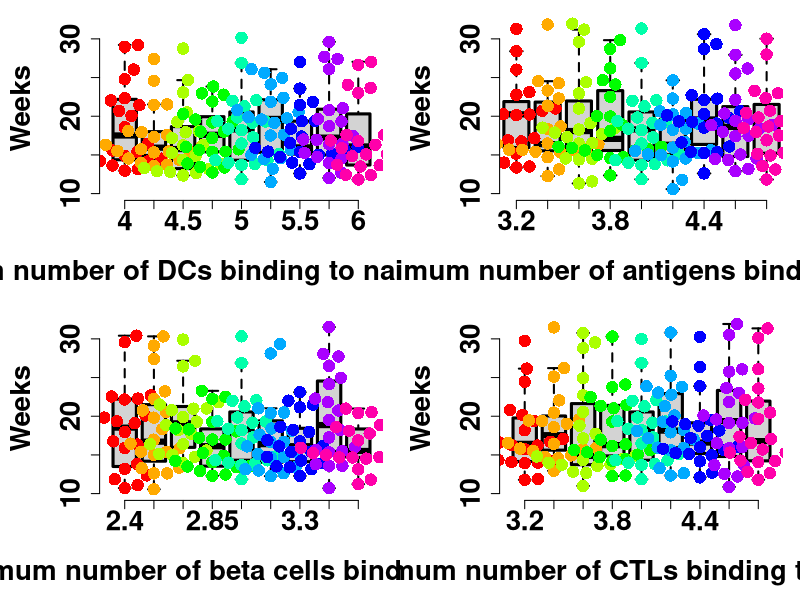

R code for this plot:
setwd("D:/Projects/T1D/Figures")
library(beeswarm)
Mydata41=read.csv("Figure Sbox41.csv")
Mydata42=read.csv("Figure Sbox42.csv")
Mydata43=read.csv("Figure Sbox43.csv")
Mydata44=read.csv("Figure Sbox44.csv")

tiff("Figure Sbox4.tiff", width = 17, height = 10, units = 'in', res = 400, compression = 'lzw')

par(mar=c(6,6,1,1),mfrow=c(2,2),font.axis=2)

#--------------Figure sbox41------------------------------------

#tiff("Figure 7a.tiff", width = 10, height = 7, units = 'in', res = 400, compression = 'lzw')

boxplot(y ~ x, data = Mydata41, 
        outline = FALSE,size=2,cex.axis=2,lwd = 2, boxlwd = 3,font=2, frame.plot=FALSE, ylim=c(10,32),ann=FALSE)
beeswarm(y ~ x, data = Mydata41, 
         col = rainbow(9), pch = 16, add = TRUE, method= 'swarm', cex=2,frame.plot=FALSE,lwd=3)
#box(lwd=3,frame.plot=FALSE) 


title(xlab="Maximum number of DCs binding to naive CD8+ T cells", ylab="Weeks",cex.lab=2,font.lab = 2, mgp=c(4,1,0))

#dev.off()

#--------------Figure sbox42------------------------------------

#tiff("Figure 7b.tiff", width = 10, height = 7, units = 'in', res = 400, compression = 'lzw')
par(mar=c(6,6,1,1))

boxplot(y ~ x, data = Mydata42, 
        outline = FALSE,size=2.0,cex.axis=2.0,lwd = 2, boxlwd = 3,font=2, frame.plot=FALSE, ylim=c(10,32), xlim=c(0.8,9.2),ann=FALSE)
beeswarm(y ~ x, data = Mydata42, 
         col = rainbow(9), pch = 16, add = TRUE, method= 'swarm', cex=2,frame.plot=FALSE,lwd=3)

title(xlab="Maximum number of antigens binding to DCs", ylab="Weeks",cex.lab=2,font.lab = 2, mgp=c(4,1,0))

#dev.off()

#--------------Figure sbox43------------------------------------

#tiff("Figure 7c.tiff", width = 10, height = 7, units = 'in', res = 400, compression = 'lzw')

par(mar=c(6,6,1,1))
boxplot(y ~ x, data = Mydata43, 
        outline = FALSE,size=2.0,cex.axis=2.0,lwd = 2, boxlwd = 3,font=2, frame.plot=FALSE,ylim=c(10,32),ann=FALSE)
beeswarm(y ~ x, data = Mydata43, 
         col = rainbow(9), pch = 16, add = TRUE, method= 'swarm', cex=2,frame.plot=FALSE,lwd=3)

title(xlab="Maximum number of beta cells binding to CTLs", ylab="Weeks",cex.lab=2,font.lab = 2, mgp=c(4,1,0))

#dev.off()

#--------------Figure sbox44------------------------------------

#tiff("Figure 7d.tiff", width = 10, height = 7, units = 'in', res = 400, compression = 'lzw')
par(mar=c(6,6,1,1))
boxplot(y ~ x, data = Mydata44, 
        outline = FALSE,size=2.0,cex.axis=2.0,lwd = 2, boxlwd = 3,font=2, frame.plot=FALSE, ylim=c(10,32),ann=FALSE)
beeswarm(y ~ x, data = Mydata44, 
         col = rainbow(9), pch = 16, add = TRUE, method= 'swarm', cex=2,frame.plot=FALSE,lwd=3)


title(xlab="Maximum number of CTLs binding to beta cells",ylab="Weeks",cex.lab=2,font.lab = 2, mgp=c(4,1,0))

#dev.off()

dev.off()
